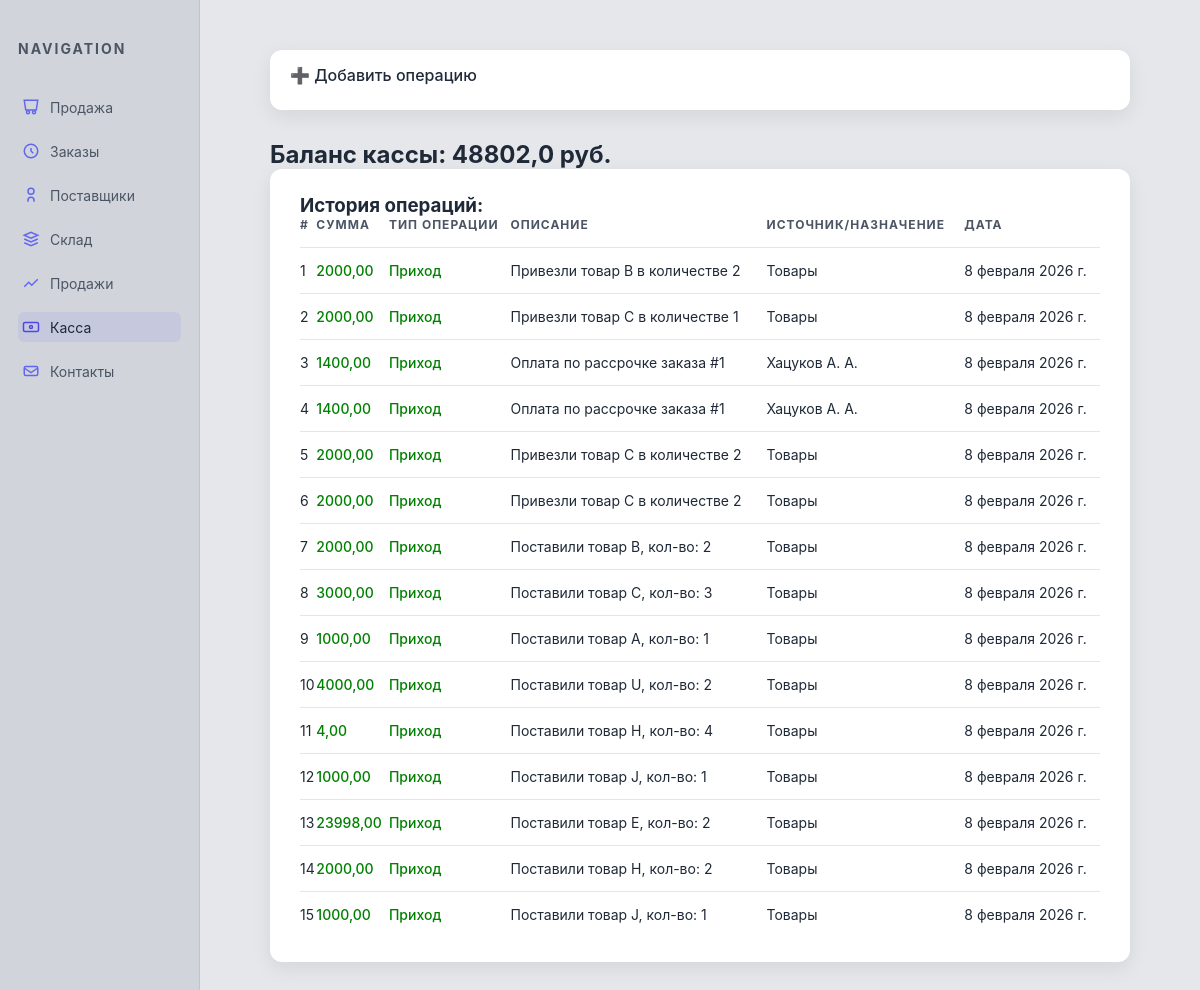
The app's page /glavn/cash/, older data.
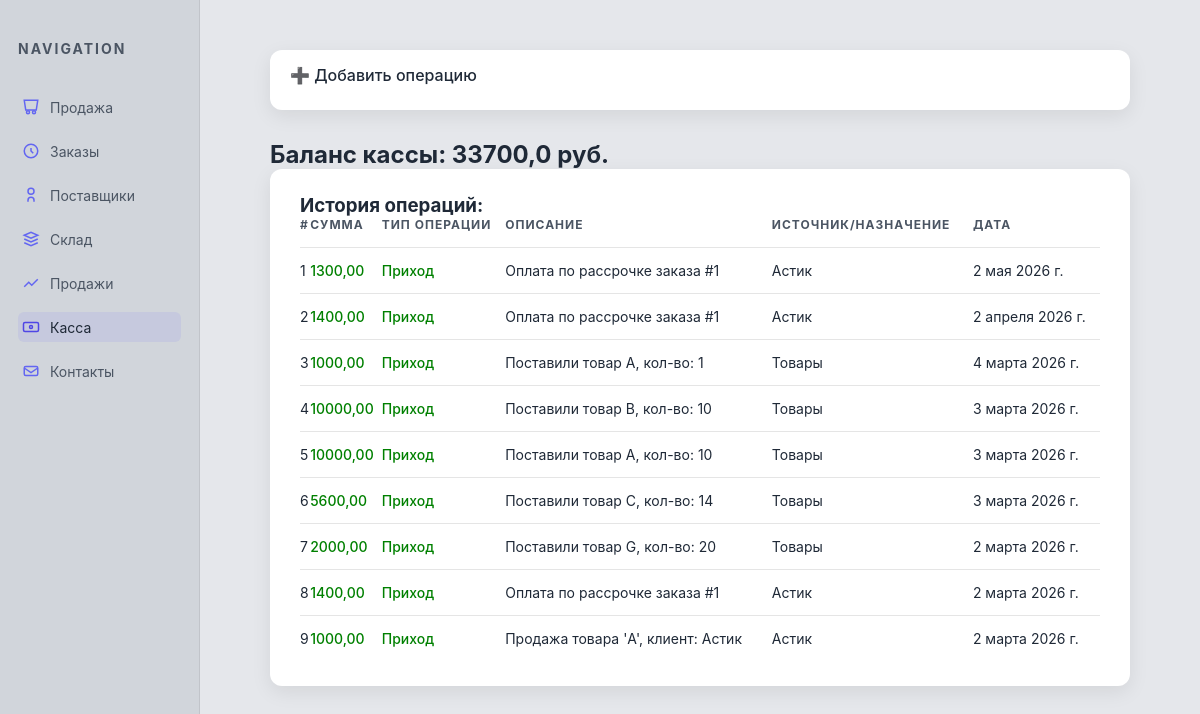
The same page, newer data.
### program/models.py (models this page shows, shortened)
class CashMovement(models.Model):
    TYPE_CHOICES = (
        ('INCOME', 'Приход'),
        ('OUTGO', 'Расход'),
    )
    amount = models.DecimalField(max_digits=12, decimal_places=2, verbose_name="Сумма")
    movement_type = models.CharField(max_length=10, choices=TYPE_CHOICES, default='INCOME', verbose_name="Тип операции")
    reason = models.TextField(verbose_name="Причины")
    source = models.CharField(max_length=100, null=True, blank=True, verbose_name="Источник/Назначение")
    created_at = models.DateField()
    class Meta:
        verbose_name = "Денежное движение"
        verbose_name_plural = "Денежные движения"

### program/views.py (the view, shortened to what this page needs)
# urls.py: path('cash/', views.cash_register, name='cash_register'),
def cash_register(req):
    movements = CashMovement.objects.all().order_by("-created_at")
    balance = calculate_balance(movements)
    return render(req, 'program/cash.html', {'movements': movements, 'balance': balance})

### program/views.py (called while the page is built)
def calculate_balance(movements):
    income_sum = sum(float(move.amount) for move in movements if move.movement_type == 'INCOME')
    outgo_sum = sum(float(move.amount) for move in movements if move.movement_type == 'OUTGO')
    return income_sum - outgo_sum

### program/templates/program/cash.html (shortened to what this page needs)
<!DOCTYPE html>
<html lang="ru">
<head>
</head>
<body>
<div class="sidebar">
    <h2>Navigation</h2>
    <ul>
        <li><a href="/glavn/prodaj/"><svg fill="none" stroke="currentColor" viewBox="0 0 24 24"><path d="M3 3h18l-2 13H5L3 3z"/><path d="M16 21a2 2 0 100-4 2 2 0 000 4zM8 21a2 2 0 100-4 2 2 0 000 4z"/></svg>Продажа</a></li>
        <li><a href="/glavn/zakaz/"><svg fill="none" stroke="currentColor" viewBox="0 0 24 24"><path d="M12 8v4l3 3"/><circle cx="12" cy="12" r="9"/></svg>Заказы</a></li>
        <li><a href="/glavn/postav/"><svg fill="none" stroke="currentColor" viewBox="0 0 24 24"><path d="M16 21v-2a4 4 0 00-8 0v2"/><circle cx="12" cy="7" r="4"/></svg>Поставщики</a></li>
        <li><a href="/glavn/product/"><svg fill="none" stroke="currentColor" viewBox="0 0 24 24"><path d="M3 7l9-4 9 4-9 4-9-4z"/><path d="M3 17l9 4 9-4"/><path d="M3 12l9 4 9-4"/></svg>Склад</a></li>
        <li><a href="/glavn/prod/"><svg fill="none" stroke="currentColor" viewBox="0 0 24 24"><path d="M3 17l6-6 4 4 8-8"/></svg>Продажи</a></li>
        <li><a href="/glavn/cash/" class="active"><svg fill="none" stroke="currentColor" viewBox="0 0 24 24"><rect x="2" y="6" width="20" height="12" rx="2"/><circle cx="12" cy="12" r="2"/></svg>Касса</a></li>
        <li><a href="/glavn/contacts/"><svg fill="none" stroke="currentColor" viewBox="0 0 24 24"><path d="M21 8a2 2 0 00-2-2H5a2 2 0 00-2 2v8a2 2 0 002 2h14a2 2 0 002-2V8z"/><path d="M3 8l9 6 9-6"/></svg>Контакты</a></li>
    </ul>
</div>
<div class="main">
    <div class="toggle-section">
        <div class="toggle-header" onclick="toggleSection(this)">➕ Добавить операцию</div>
    </div>
    <div class="balance-box"><h2>Баланс кассы: {{ balance }} руб.</h2></div>
    <div class="table-wrapper">
        <h3>История операций:</h3>
        <table>
            <tr>
                <th>#</th>
                <th>Сумма</th>
                <th>Тип операции</th>
                <th>Описание</th>
                <th>Источник/назначение</th>
                <th>Дата</th>
            </tr>
            {% for movement in movements %}
            <tr>
                <td>{{ forloop.counter }}</td>
                <td class="{% if movement.get_movement_type_display == 'Приход' %}income{% else %}outgo{% endif %}">
                    {{ movement.amount }}
                </td>
                <td class="{% if movement.get_movement_type_display == 'Приход' %}income{% else %}outgo{% endif %}">
                    {{ movement.get_movement_type_display }}
                </td>
                <td>{{ movement.reason }}</td>
                <td>{{ movement.source }}</td>
                <td>{{ movement.created_at }}</td>
            </tr>
            {% endfor %}
        </table>
    </div>
</div>
</body>
</html>

Row changes from the older to the newer data that the page shows:
removed CashMovement: amount "4000,00", movement_type "Приход", reason "Поставили товар U, кол-во: 2", source "Товары", created_at "8 февраля 2026 г."
removed CashMovement: amount "4,00", movement_type "Приход", reason "Поставили товар H, кол-во: 4", source "Товары", created_at "8 февраля 2026 г."
removed CashMovement: amount "1000,00", movement_type "Приход", reason "Поставили товар J, кол-во: 1", source "Товары", created_at "8 февраля 2026 г."
removed CashMovement: amount "23998,00", movement_type "Приход", reason "Поставили товар E, кол-во: 2", source "Товары", created_at "8 февраля 2026 г."
removed CashMovement: amount "2000,00", movement_type "Приход", reason "Поставили товар H, кол-во: 2", source "Товары", created_at "8 февраля 2026 г."
removed CashMovement: amount "1000,00", movement_type "Приход", reason "Поставили товар J, кол-во: 1", source "Товары", created_at "8 февраля 2026 г."
changed CashMovement: amount "3000,00" → "1300,00"; reason "Поставили товар C, кол-во: 3" → "Оплата по рассрочке заказа #1"; source "Товары" → "Астик"; created_at "8 февраля 2026 г." → "2 мая 2026 г."; moves up the list
changed CashMovement: amount "2000,00" → "1400,00"; reason "Поставили товар B, кол-во: 2" → "Оплата по рассрочке заказа #1"; source "Товары" → "Астик"; created_at "8 февраля 2026 г." → "2 апреля 2026 г."; moves up the list
changed CashMovement: amount "2000,00" → "1000,00"; reason "Привезли товар C в количестве 2" → "Поставили товар A, кол-во: 1"; created_at "8 февраля 2026 г." → "4 марта 2026 г."; moves up the list
changed CashMovement: amount "2000,00" → "10000,00"; reason "Привезли товар B в количестве 2" → "Поставили товар B, кол-во: 10"; created_at "8 февраля 2026 г." → "3 марта 2026 г."
changed CashMovement: amount "2000,00" → "10000,00"; reason "Привезли товар C в количестве 1" → "Поставили товар A, кол-во: 10"; created_at "8 февраля 2026 г." → "3 марта 2026 г."
changed CashMovement: amount "1400,00" → "5600,00"; reason "Оплата по рассрочке заказа #1" → "Поставили товар C, кол-во: 14"; source "Хацуков А. А." → "Товары"; created_at "8 февраля 2026 г." → "3 марта 2026 г."
changed CashMovement: amount "1400,00" → "2000,00"; reason "Оплата по рассрочке заказа #1" → "Поставили товар G, кол-во: 20"; source "Хацуков А. А." → "Товары"; created_at "8 февраля 2026 г." → "2 марта 2026 г."
changed CashMovement (number 8 of 9 on the later page): amount "2000,00" → "1400,00"; reason "Привезли товар C в количестве 2" → "Оплата по рассрочке заказа #1"; source "Товары" → "Астик"; created_at "8 февраля 2026 г." → "2 марта 2026 г."
changed CashMovement: reason "Поставили товар A, кол-во: 1" → "Продажа товара 'A', клиент: Астик"; source "Товары" → "Астик"; created_at "8 февраля 2026 г." → "2 марта 2026 г."
Text that changed along with them:
{{ balance }}: "48802,0" → "33700,0"
